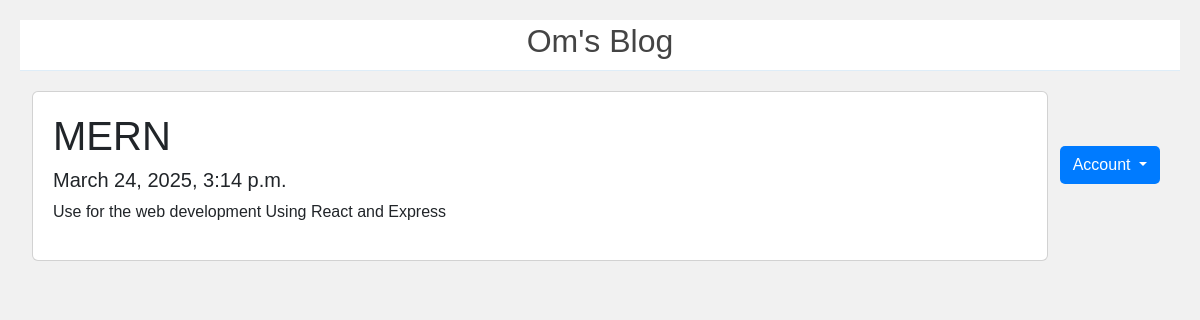
The app's page /posts/5 with its own data.
### posts/models.py (models this page shows)
class Posts(models.Model):
    title = models.CharField(max_length=100)
    body = models.CharField(max_length=10000000)
    created_at = models.DateTimeField(default=datetime.now, blank=True)

### posts/views.py (the view)
# urls.py: path('',include('posts.urls')),
def posts(request, pk):
    pos = Posts.objects.get(id=pk)
    return render(request, 'posts.html', {'posts': pos})

### templates/posts.html (shortened to what this page needs)
<!DOCTYPE html>
<html>
<head>
<link href="assets/css/main.css" rel="stylesheet">
<link href="https://cdn.jsdelivr.net/npm/bootstrap@5.3.0/dist/css/bootstrap.min.css" rel="stylesheet">
</head>
<body>
<div class="header">
  <h2>Om's Blog</h2>
</div>
<div class="dropdown">
  <button class="btn btn-getstarted dropdown-toggle" type="button" data-bs-toggle="dropdown" aria-expanded="false">
    Account
  </button>
</div>
<div class="row">
  <div class="leftcolumn">
    <div class="card">
        <h1>{{posts.title}}</h1>
        <h5>{{posts.created_at}}</h5>
        <p>{{posts.body}}</p>
    </div>
  </div>
</div>
</body>
</html>

### static/assets/css/main.css (style rules this page uses)
:root { --default-font: "Roboto", system-ui, -apple-system, "Segoe UI", Roboto, "Helvetica Neue", Arial, "Noto Sans", "Liberation Sans", sans-serif, "Apple Color Emoji", "Segoe UI Emoji", "Segoe UI Symbol", "Noto Color Emoji"; --heading-font: "Raleway", sans-serif; --nav-font: "Poppins", sans-serif; }
:root { --background-color: #ffffff; --default-color: #444444; --heading-color: #124265; --accent-color: #2487ce; --surface-color: #ffffff; --contrast-color: #ffffff; }
:root { --nav-color: #124265; --nav-hover-color: #2487ce; --nav-mobile-background-color: #ffffff; --nav-dropdown-background-color: #ffffff; --nav-dropdown-color: #124265; --nav-dropdown-hover-color: #2487ce; }
:root { scroll-behavior: smooth; }
body { color: var(--default-color); background-color: var(--background-color); font-family: var(--default-font); }
h1, h2, h3, h4, h5, h6 { color: var(--heading-color); font-family: var(--heading-font); }
.header { color: var(--default-color); background-color: var(--background-color); padding: 20px 0; transition: all 0.5s; z-index: 997; border-bottom: 1px solid color-mix(in srgb, var(--accent-color), transparent 85%); }

### templates/posts.html (style rules this page uses)
* { box-sizing: border-box; }
body { font-family: Arial; padding: 20px; background: #f1f1f1; }
.header { padding: 2px; font-size: 40px; text-align: center; background: white; }
.leftcolumn { float: left; width: 100%; }
.card { background-color: white; padding: 20px; margin-top: 20px; }
.row:after { content: ""; display: table; clear: both; }
.btn-getstarted { color: white; background-color: #007bff; border-radius: 5px; float: right; margin-right: 20px; margin-top: 75px; }

### records on screen
Posts: title "MERN", created_at "March 24, 2025, 3:14 p.m.", body "Use for the web development Using React and Express"
